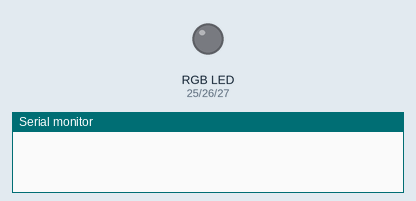
This sketch was run on a simulated ESP32. On the bench: an RGB LED mixed from three pins (HIGH = lit), the last lines printed to the serial monitor. WiFi joins after 1.5 s; servers stay silent unless stated.

Above: at 0.0 s.
At 0.6 s:
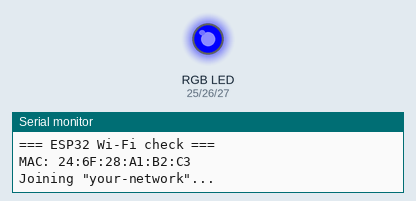
At 2.3 s:
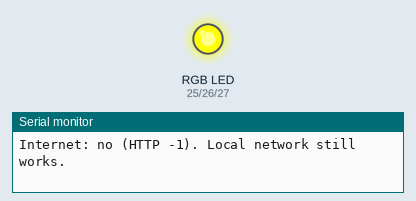
Timing chart, 0 to 3.8 s (numbered marks = the images above):
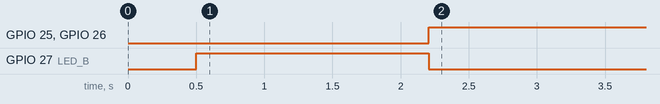

Measured:
- by itself, GPIO 25 (LED_R), GPIO 26 (LED_G): LOW → HIGH at 2.2 s
- by itself, GPIO 27 (LED_B): LOW → HIGH at 0.50 s, → LOW 1.7 s later

The sketch:

check_esp32_wifi.ino
```cpp
// ESP32 Wi-Fi check: joins the network in secrets.h and tests the internet.
// Serial Monitor 115200. LCD (G21/G22) and RGB LED (G25/26/27) show the result too.
#include <WiFi.h>
#include <HTTPClient.h>
#include "secrets.h"

const int LED_R = 25, LED_G = 26, LED_B = 27;

void setRGB(bool r, bool g, bool b) { digitalWrite(LED_R, r); digitalWrite(LED_G, g); digitalWrite(LED_B, b); }

void setup() {
  Serial.begin(115200);
  pinMode(LED_R, OUTPUT); pinMode(LED_G, OUTPUT); pinMode(LED_B, OUTPUT);
  delay(500);
  Serial.printf("\n=== ESP32 Wi-Fi check ===\nMAC: %s\nJoining \"%s\"...\n",
                WiFi.macAddress().c_str(), WIFI_SSID);
}

void loop() {
  if (WiFi.status() != WL_CONNECTED) {
    setRGB(0, 0, 1);  // blue = trying
    WiFi.begin(WIFI_SSID, WIFI_PASS);
    unsigned long t = millis();
    while (WiFi.status() != WL_CONNECTED && millis() - t < 15000) delay(250);
    if (WiFi.status() != WL_CONNECTED) {
      setRGB(1, 0, 0);
      Serial.printf("NOT CONNECTED (status %d). If the router filters MACs, allow %s\n",
                    WiFi.status(), WiFi.macAddress().c_str());
      WiFi.disconnect();
      delay(5000);
      return;
    }
    Serial.printf("CONNECTED. IP %s, gateway %s, signal %d dBm\n",
                  WiFi.localIP().toString().c_str(), WiFi.gatewayIP().toString().c_str(), WiFi.RSSI());
  }
  HTTPClient http;
  http.setTimeout(5000);
  http.begin("http://connectivitycheck.gstatic.com/generate_204");
  int code = http.GET();
  http.end();
  if (code == 204) { setRGB(0, 1, 0); Serial.println("Internet: OK"); }
  else { setRGB(1, 1, 0); Serial.printf("Internet: no (HTTP %d). Local network still works.\n", code); }
  delay(10000);
}
```

secrets.example.h
```cpp
// Copy this file to secrets.h and fill in your Wi-Fi name and password.
#define WIFI_SSID "your-network"
#define WIFI_PASS "your-password"
```
